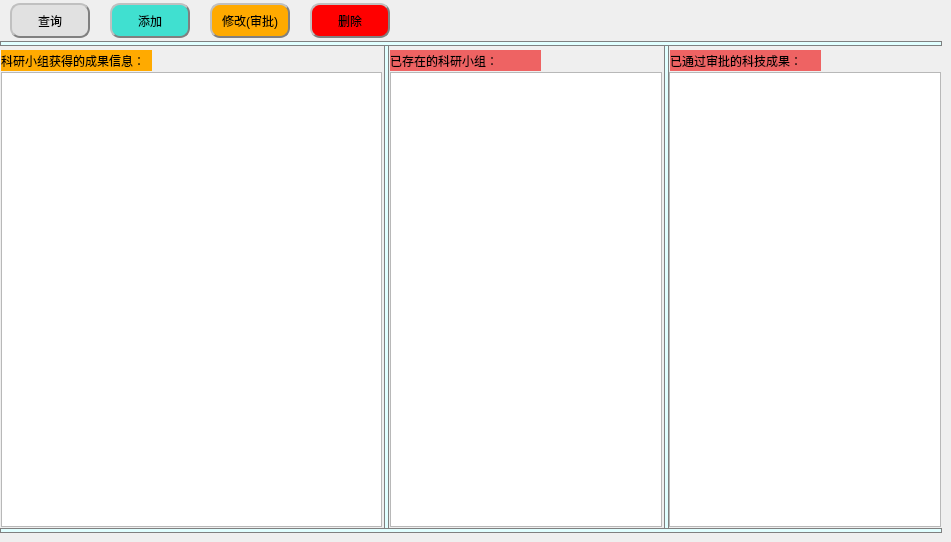
    <widget class="QWidget" name="tab_5">
     <attribute name="title">
      <string>小组成果信息审批</string>
     </attribute>
     <widget class="QTableWidget" name="tableWidget_5">
      <property name="geometry">
       <rect>
        <x>1</x>
        <y>72</y>
        <width>381</width>
        <height>455</height>
       </rect>
      </property>
     </widget>
     <widget class="QPushButton" name="SearchForGain_btn">
      <property name="geometry">
       <rect>
        <x>10</x>
        <y>3</y>
        <width>80</width>
        <height>35</height>
       </rect>
      </property>
      <property name="styleSheet">
       <string notr="true">#SearchForGain_btn{
background-color: rgb(225, 225, 225);
border:2px groove gray;
border-radius:10px;
padding:2px 4px;
border-style: outset;
}
#SearchForGain_btn:hover{
background-color:rgb(229, 241, 251); 
color: black;
}
#SearchForGain_btn:pressed{
background-color:rgb(204, 228, 247);
border-style: inset;
}
</string>
      </property>
      <property name="text">
       <string>查询</string>
      </property>
     </widget>
     <widget class="QPushButton" name="addGain_btn">
      <property name="geometry">
       <rect>
        <x>110</x>
        <y>3</y>
        <width>80</width>
        <height>35</height>
       </rect>
      </property>
      <property name="styleSheet">
       <string notr="true">#addGain_btn{
background-color: rgb(64 ,224 ,208);
border:2px groove gray;
border-radius:10px;
padding:2px 4px;
border-style: outset;
}
#addGain_btn:hover{
background-color:rgb(0 ,255 ,255); 
color: black;
}
#addGain_btn:pressed{
background-color:rgb(64 ,224 ,208);
border-style: inset;
}
</string>
      </property>
      <property name="text">
       <string>添加</string>
      </property>
     </widget>
     <widget class="QPushButton" name="GainUpdate_btn">
      <property name="geometry">
       <rect>
        <x>210</x>
        <y>3</y>
        <width>80</width>
        <height>35</height>
       </rect>
      </property>
      <property name="styleSheet">
       <string notr="true">#GainUpdate_btn{
background-color: rgb(255 ,170 ,0);
border:2px groove gray;
border-radius:10px;
padding:2px 4px;
border-style: outset;
}
#GainUpdate_btn:hover{
background-color:rgb(238, 238, 0); 
color: black;
}
#GainUpdate_btn:pressed{
background-color:rgb(255 ,170 ,0);
border-style: inset;
}
</string>
      </property>
      <property name="text">
       <string>修改(审批)</string>
      </property>
     </widget>
     <widget class="QPushButton" name="delet_btn">
      <property name="geometry">
       <rect>
        <x>310</x>
        <y>3</y>
        <width>80</width>
        <height>35</height>
       </rect>
      </property>
      <property name="styleSheet">
       <string notr="true">#delet_btn{
background-color: rgb(255 ,0 ,0);
border:2px groove gray;
border-radius:10px;
padding:2px 4px;
border-style: outset;
}
#delet_btn:hover{
background-color:rgb(255 ,106 ,106); 
color: black;
}
#delet_btn:pressed{
background-color:rgb(255 ,0 ,0);
border-style: inset;
}
</string>
      </property>
      <property name="text">
       <string>删除</string>
      </property>
     </widget>
     <widget class="QTableWidget" name="tableWidget_8">
      <property name="geometry">
       <rect>
        <x>390</x>
        <y>72</y>
        <width>272</width>
        <height>455</height>
       </rect>
      </property>
     </widget>
     <widget class="QTableWidget" name="tableWidget_9">
      <property name="geometry">
       <rect>
        <x>669</x>
        <y>72</y>
        <width>272</width>
        <height>455</height>
       </rect>
      </property>
     </widget>
     <widget class="QLabel" name="label_3">
      <property name="geometry">
       <rect>
        <x>1</x>
        <y>50</y>
        <width>151</width>
        <height>21</height>
       </rect>
      </property>
      <property name="font">
       <font>
        <family>幼圆</family>
       </font>
      </property>
      <property name="styleSheet">
       <string notr="true">background-color: rgb(255, 170, 0);</string>
      </property>
      <property name="text">
       <string>科研小组获得的成果信息：</string>
      </property>
     </widget>
     <widget class="QLabel" name="label_4">
      <property name="geometry">
       <rect>
        <x>390</x>
        <y>50</y>
        <width>151</width>
        <height>21</height>
       </rect>
      </property>
      <property name="font">
       <font>
        <family>幼圆</family>
       </font>
      </property>
      <property name="styleSheet">
       <string notr="true">background-color: rgb(238 ,99 ,99);</string>
      </property>
      <property name="text">
       <string>已存在的科研小组：</string>
      </property>
     </widget>
     <widget class="QLabel" name="label_5">
      <property name="geometry">
       <rect>
        <x>670</x>
        <y>50</y>
        <width>151</width>
        <height>21</height>
       </rect>
      </property>
      <property name="font">
       <font>
        <family>幼圆</family>
       </font>
      </property>
      <property name="styleSheet">
       <string notr="true">background-color: rgb(238 ,99 ,99);</string>
      </property>
      <property name="text">
       <string>已通过审批的科技成果：</string>
      </property>
     </widget>
     <widget class="Line" name="line">
      <property name="geometry">
       <rect>
        <x>384</x>
        <y>45</y>
        <width>5</width>
        <height>484</height>
       </rect>
      </property>
      <property name="styleSheet">
       <string notr="true">background-color: rgb(224, 255 ,255);
border: 1px solid gray;/*设置边框的粗细，以及颜色*/
</string>
      </property>
      <property name="orientation">
       <enum>Qt::Vertical</enum>
      </property>
     </widget>
     <widget class="Line" name="line_2">
      <property name="geometry">
       <rect>
        <x>0</x>
        <y>41</y>
        <width>942</width>
        <height>5</height>
       </rect>
      </property>
      <property name="styleSheet">
       <string notr="true">background-color: rgb(224, 255 ,255);
border: 1px solid gray;/*设置边框的粗细，以及颜色*/
</string>
      </property>
      <property name="orientation">
       <enum>Qt::Horizontal</enum>
      </property>
     </widget>
     <widget class="Line" name="line_14">
      <property name="geometry">
       <rect>
        <x>0</x>
        <y>528</y>
        <width>942</width>
        <height>5</height>
       </rect>
      </property>
      <property name="styleSheet">
       <string notr="true">background-color: rgb(224, 255 ,255);
border: 1px solid gray;/*设置边框的粗细，以及颜色*/
</string>
      </property>
      <property name="orientation">
       <enum>Qt::Horizontal</enum>
      </property>
     </widget>
     <widget class="Line" name="line_25">
      <property name="geometry">
       <rect>
        <x>664</x>
        <y>45</y>
        <width>5</width>
        <height>484</height>
       </rect>
      </property>
      <property name="styleSheet">
       <string notr="true">background-color: rgb(224, 255 ,255);
border: 1px solid gray;/*设置边框的粗细，以及颜色*/
</string>
      </property>
      <property name="orientation">
       <enum>Qt::Vertical</enum>
      </property>
     </widget>
    </widget>
